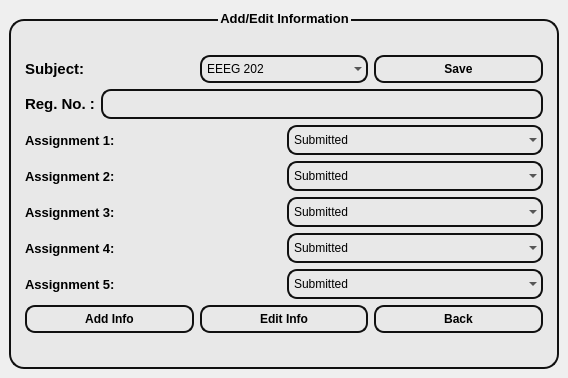
<?xml version="1.0" encoding="UTF-8"?>
<ui version="4.0">
 <class>assignment_add_edit</class>
 <widget class="QMainWindow" name="assignment_add_edit">
  <property name="geometry">
   <rect>
    <x>0</x>
    <y>0</y>
    <width>568</width>
    <height>378</height>
   </rect>
  </property>
  <property name="windowTitle">
   <string>MainWindow</string>
  </property>
  <widget class="QWidget" name="centralwidget">
   <layout class="QVBoxLayout" name="verticalLayout_5">
    <item>
     <widget class="QGroupBox" name="groupBox">
      <property name="font">
       <font>
        <pointsize>10</pointsize>
        <bold>true</bold>
       </font>
      </property>
      <property name="styleSheet">
       <string notr="true">QGroupBox {
    border: 2px solid rgb(16, 16, 16);
    border-radius: 15px;
    margin-top: 10px; 
    background-color:rgb(232, 232, 232);
    padding: 5px;
 
}

</string>
      </property>
      <property name="title">
       <string>Add/Edit Information</string>
      </property>
      <property name="alignment">
       <set>Qt::AlignmentFlag::AlignCenter</set>
      </property>
      <layout class="QVBoxLayout" name="verticalLayout_4">
       <item>
        <layout class="QVBoxLayout" name="verticalLayout_3">
         <item>
          <layout class="QHBoxLayout" name="horizontalLayout_2">
           <item>
            <widget class="QLabel" name="label_2">
             <property name="font">
              <font>
               <pointsize>11</pointsize>
               <bold>true</bold>
              </font>
             </property>
             <property name="text">
              <string>Subject:</string>
             </property>
            </widget>
           </item>
           <item>
            <widget class="QComboBox" name="comboBox_subject">
             <property name="styleSheet">
              <string notr="true">QComboBox{
    border: 2px solid rgb(16, 16, 16);
    border-radius: 10px; 
    background-color:rgb(255, 255, 255,0);
    min-width: 9px; 
    min-height: 9px; 
    padding: 5px; 
    margin: 0px; 
}
</string>
             </property>
             <item>
              <property name="text">
               <string>EEEG 202</string>
              </property>
             </item>
             <item>
              <property name="text">
               <string>EEEG 211</string>
              </property>
             </item>
             <item>
              <property name="text">
               <string>COMP 202</string>
              </property>
             </item>
             <item>
              <property name="text">
               <string>MATH 208</string>
              </property>
             </item>
             <item>
              <property name="text">
               <string>MCSC 201</string>
              </property>
             </item>
            </widget>
           </item>
           <item>
            <widget class="QPushButton" name="pushButton_add_2">
             <property name="font">
              <font>
               <pointsize>9</pointsize>
               <bold>true</bold>
              </font>
             </property>
             <property name="styleSheet">
              <string notr="true">QPushButton {
    border: 2px solid rgb(16, 16, 16);
    border-radius: 10px; 
    background-color:rgb(255, 255, 255,0);
    min-width: 9px; 
    min-height: 9px; 
    padding: 5px; 
    margin: 0px; 
}
</string>
             </property>
             <property name="text">
              <string>Save</string>
             </property>
            </widget>
           </item>
          </layout>
         </item>
         <item>
          <layout class="QHBoxLayout" name="horizontalLayout_3">
           <item>
            <widget class="QLabel" name="label">
             <property name="font">
              <font>
               <pointsize>11</pointsize>
               <bold>true</bold>
              </font>
             </property>
             <property name="text">
              <string>Reg. No. :</string>
             </property>
            </widget>
           </item>
           <item>
            <widget class="QLineEdit" name="lineEdit_regno">
             <property name="styleSheet">
              <string notr="true">QLineEdit{
    border: 2px solid rgb(16, 16, 16);
    border-radius: 10px; 
    background-color: rgb(255, 255, 255,0);
    min-width: 8px; 
    min-height: 8px;
    padding: 5px;
    margin: 0px;
}
</string>
             </property>
             <property name="text">
              <string/>
             </property>
            </widget>
           </item>
          </layout>
         </item>
         <item>
          <layout class="QHBoxLayout" name="horizontalLayout">
           <item>
            <layout class="QVBoxLayout" name="verticalLayout">
             <item>
              <widget class="QLabel" name="label_3">
               <property name="font">
                <font>
                 <pointsize>10</pointsize>
                 <bold>true</bold>
                </font>
               </property>
               <property name="text">
                <string>Assignment 1:</string>
               </property>
              </widget>
             </item>
             <item>
              <widget class="QLabel" name="label_4">
               <property name="font">
                <font>
                 <pointsize>10</pointsize>
                 <bold>true</bold>
                </font>
               </property>
               <property name="text">
                <string>Assignment 2:</string>
               </property>
              </widget>
             </item>
             <item>
              <widget class="QLabel" name="label_5">
               <property name="font">
                <font>
                 <pointsize>10</pointsize>
                 <bold>true</bold>
                </font>
               </property>
               <property name="text">
                <string>Assignment 3:</string>
               </property>
              </widget>
             </item>
             <item>
              <widget class="QLabel" name="label_6">
               <property name="font">
                <font>
                 <pointsize>10</pointsize>
                 <bold>true</bold>
                </font>
               </property>
               <property name="text">
                <string>Assignment 4:</string>
               </property>
              </widget>
             </item>
             <item>
              <widget class="QLabel" name="label_7">
               <property name="font">
                <font>
                 <pointsize>10</pointsize>
                 <bold>true</bold>
                </font>
               </property>
               <property name="text">
                <string>Assignment 5:</string>
               </property>
              </widget>
             </item>
            </layout>
           </item>
           <item>
            <layout class="QVBoxLayout" name="verticalLayout_2">
             <item>
              <widget class="QComboBox" name="comboBox_assignmen_value_1">
               <property name="styleSheet">
                <string notr="true">QComboBox{
    border: 2px solid rgb(16, 16, 16);
    border-radius: 10px; 
    background-color:rgb(255, 255, 255,0);
    min-width: 9px; 
    min-height: 9px; 
    padding: 5px; 
    margin: 0px; 
}
</string>
               </property>
               <item>
                <property name="text">
                 <string>Submitted</string>
                </property>
               </item>
               <item>
                <property name="text">
                 <string>Not Submitted</string>
                </property>
               </item>
              </widget>
             </item>
             <item>
              <widget class="QComboBox" name="comboBox_assignmen_value_2">
               <property name="styleSheet">
                <string notr="true">QComboBox{
    border: 2px solid rgb(16, 16, 16);
    border-radius: 10px; 
    background-color:rgb(255, 255, 255,0);
    min-width: 9px; 
    min-height: 9px; 
    padding: 5px; 
    margin: 0px; 
}
</string>
               </property>
               <item>
                <property name="text">
                 <string>Submitted</string>
                </property>
               </item>
               <item>
                <property name="text">
                 <string>Not Submitted</string>
                </property>
               </item>
              </widget>
             </item>
             <item>
              <widget class="QComboBox" name="comboBox_assignmen_value_3">
               <property name="styleSheet">
                <string notr="true">QComboBox{
    border: 2px solid rgb(16, 16, 16);
    border-radius: 10px; 
    background-color:rgb(255, 255, 255,0);
    min-width: 9px; 
    min-height: 9px; 
    padding: 5px; 
    margin: 0px; 
}
</string>
               </property>
               <item>
                <property name="text">
                 <string>Submitted</string>
                </property>
               </item>
               <item>
                <property name="text">
                 <string>Not Submitted</string>
                </property>
               </item>
              </widget>
             </item>
             <item>
              <widget class="QComboBox" name="comboBox_assignmen_value_4">
               <property name="styleSheet">
                <string notr="true">QComboBox{
    border: 2px solid rgb(16, 16, 16);
    border-radius: 10px; 
    background-color:rgb(255, 255, 255,0);
    min-width: 9px; 
    min-height: 9px; 
    padding: 5px; 
    margin: 0px; 
}
</string>
               </property>
               <item>
                <property name="text">
                 <string>Submitted</string>
                </property>
               </item>
               <item>
                <property name="text">
                 <string>Not Submitted</string>
                </property>
               </item>
              </widget>
             </item>
             <item>
              <widget class="QComboBox" name="comboBox_assignmen_value_5">
               <property name="styleSheet">
                <string notr="true">QComboBox{
    border: 2px solid rgb(16, 16, 16);
    border-radius: 10px; 
    background-color:rgb(255, 255, 255,0);
    min-width: 9px; 
    min-height: 9px; 
    padding: 5px; 
    margin: 0px; 
}
</string>
               </property>
               <item>
                <property name="text">
                 <string>Submitted</string>
                </property>
               </item>
               <item>
                <property name="text">
                 <string>Not Submitted</string>
                </property>
               </item>
              </widget>
             </item>
            </layout>
           </item>
          </layout>
         </item>
         <item>
          <layout class="QHBoxLayout" name="horizontalLayout_4">
           <item>
            <widget class="QPushButton" name="pushButton_add">
             <property name="font">
              <font>
               <pointsize>9</pointsize>
               <bold>true</bold>
              </font>
             </property>
             <property name="styleSheet">
              <string notr="true">QPushButton {
    border: 2px solid rgb(16, 16, 16);
    border-radius: 10px; 
    background-color:rgb(255, 255, 255,0);
    min-width: 9px; 
    min-height: 9px; 
    padding: 5px; 
    margin: 0px; 
}
</string>
             </property>
             <property name="text">
              <string>Add Info</string>
             </property>
            </widget>
           </item>
           <item>
            <widget class="QPushButton" name="pushButton_edit">
             <property name="font">
              <font>
               <pointsize>9</pointsize>
               <bold>true</bold>
              </font>
             </property>
             <property name="styleSheet">
              <string notr="true">QPushButton {
    border: 2px solid rgb(16, 16, 16);
    border-radius: 10px; 
    background-color:rgb(255, 255, 255,0);
    min-width: 9px; 
    min-height: 9px; 
    padding: 5px; 
    margin: 0px; 
}
</string>
             </property>
             <property name="text">
              <string>Edit Info</string>
             </property>
            </widget>
           </item>
           <item>
            <widget class="QPushButton" name="pushButton_back">
             <property name="font">
              <font>
               <pointsize>9</pointsize>
               <bold>true</bold>
              </font>
             </property>
             <property name="styleSheet">
              <string notr="true">QPushButton {
    border: 2px solid rgb(16, 16, 16);
    border-radius: 10px; 
    background-color:rgb(255, 255, 255,0);
    min-width: 9px; 
    min-height: 9px; 
    padding: 5px; 
    margin: 0px; 
}
</string>
             </property>
             <property name="text">
              <string>Back</string>
             </property>
            </widget>
           </item>
          </layout>
         </item>
        </layout>
       </item>
      </layout>
     </widget>
    </item>
   </layout>
  </widget>
 </widget>
 <resources/>
 <connections/>
</ui>
